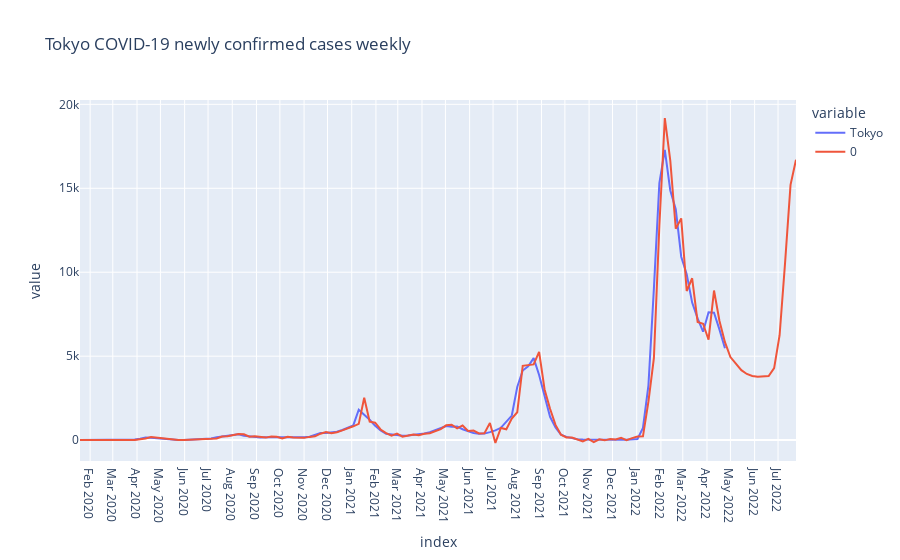

Source (notebook cell):
### Code cell
ts_forecast = result_tokyo.predict(start=df_gr.index[0], end=df_gr.index[-1]+relativedelta(months=3))
temp_df = df_gr.Tokyo.to_frame()
temp_df = pd.concat([temp_df, ts_forecast])

fig = px.line(temp_df, title='Tokyo COVID-19 newly confirmed cases weekly')
fig.update_layout({
    'xaxis': {
        'dtick': 'M1'
    }
})
fig.show()

### Figure 1 — Plotly figure (JSON) as saved in the notebook; plotly's stock layout.template omitted (floating-point values rounded to 4 significant figures; data arrays with more than 128 entries replaced by an {"elided": "..."} marker saying what was removed)
{"data": [{"hovertemplate": "variable=Tokyo<br>index=%{x}<br>value=%{y}<extra></extra>", "legendgroup": "Tokyo", "line": {"color": "#636efa", "dash": "solid"}, "marker": {"symbol": "circle"}, "mode": "lines", "name": "Tokyo", "orientation": "v", "showlegend": true, "type": "scatter", "x": {"elided": "251 str values"}, "xaxis": "x", "y": {"elided": "251 float values"}, "yaxis": "y"}, {"hovertemplate": "variable=0<br>index=%{x}<br>value=%{y}<extra></extra>", "legendgroup": "0", "line": {"color": "#EF553B", "dash": "solid"}, "marker": {"symbol": "circle"}, "mode": "lines", "name": "0", "orientation": "v", "showlegend": true, "type": "scatter", "x": {"elided": "251 str values"}, "xaxis": "x", "y": {"elided": "251 float values"}, "yaxis": "y"}], "layout": {"autosize": true, "legend": {"title": {"text": "variable"}, "tracegroupgap": 0}, "title": {"text": "Tokyo COVID-19 newly confirmed cases weekly"}, "xaxis": {"anchor": "y", "autorange": true, "domain": [0, 1], "dtick": "M1", "range": ["2020-01-19", "2022-07-24"], "title": {"text": "index"}, "type": "date"}, "yaxis": {"anchor": "x", "autorange": true, "domain": [0, 1], "range": [-1244.0, 20260.0], "title": {"text": "value"}, "type": "linear"}}}
